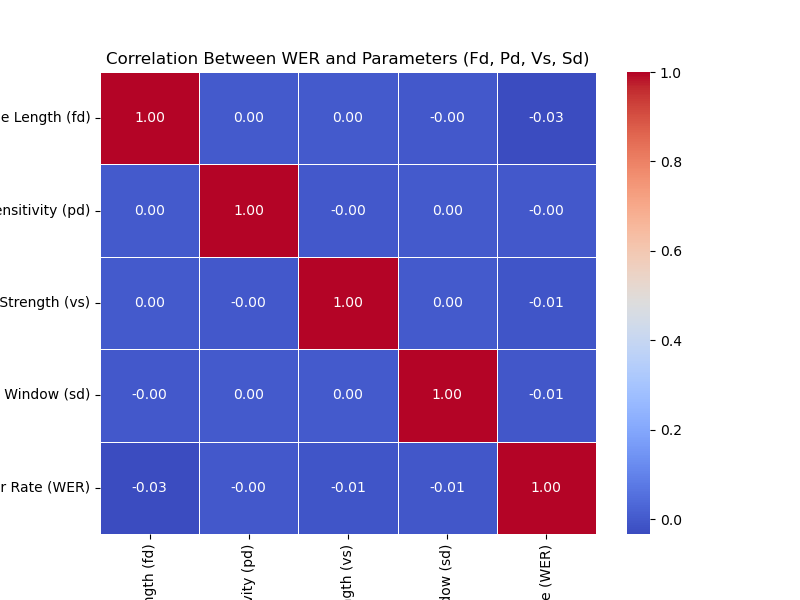

Generate this figure with Python:
import pandas as pd
import glob
import os
import matplotlib.pyplot as plt
import seaborn as sns

# 📌 1️⃣ 특정 파일 제외하고 CSV 데이터 로드
excluded_files = ["accuracy_report_boyhood.csv", "accuracy_report_동화지만 청불입니다.csv"]
file_paths = [file for file in glob.glob("result/*/auto_combination/accuracy_report_*.csv") if not any(ex in file for ex in excluded_files)]

if not file_paths:
    print("❌ CSV 파일을 찾을 수 없습니다. 경로를 확인해 주세요.")
    exit()
else:
    print(f"🔍 총 {len(file_paths)}개의 CSV 파일을 찾았습니다. (Boyhood, 동화지만 청불입니다 제외)")

df_list = [pd.read_csv(file) for file in file_paths]
df = pd.concat(df_list, ignore_index=True)

print(f"✅ 총 {len(df)}개의 행이 로드되었습니다.")

# 📌 2️⃣ WER과 각 변수의 상관관계 분석
correlation_matrix = df[['fd', 'pd', 'vs', 'sd', 'WER']].corr()

# 변수명 영어로 변경
correlation_matrix = correlation_matrix.rename(index={'fd': 'Frame Length (fd)', 'pd': 'Signal Sensitivity (pd)',
                                                      'vs': 'Voice Separation Strength (vs)', 'sd': 'Sliding Window (sd)',
                                                      'WER': 'Word Error Rate (WER)'},
                                               columns={'fd': 'Frame Length (fd)', 'pd': 'Signal Sensitivity (pd)',
                                                        'vs': 'Voice Separation Strength (vs)', 'sd': 'Sliding Window (sd)',
                                                        'WER': 'Word Error Rate (WER)'})

# 📌 3️⃣ 상관관계 히트맵 시각화
plt.figure(figsize=(8, 6))
sns.heatmap(correlation_matrix, annot=True, cmap="coolwarm", fmt=".2f", linewidths=0.5)

plt.title("Correlation Between WER and Parameters (Fd, Pd, Vs, Sd)")
plt.show()


'''
📊 WER과 각 변수(fd, pd, vs, sd) 간의 상관관계 분석 결과
fd (프레임 길이)와 WER: 약한 양의 상관관계 → fd 값이 커질수록 WER이 다소 증가하는 경향
pd (신호 감도)와 WER: 상관관계 거의 없음 → pd 값이 WER에 큰 영향을 미치지 않음
vs (음성 구분 강도)와 WER: 음의 상관관계 → vs 값이 높을수록 WER이 감소하는 경향
sd (슬라이딩 윈도우)와 WER: 약한 음의 상관관계 → sd 값이 커질수록 WER이 감소하는 경향
📌 해석

WER을 줄이려면 vs(음성 구분 강도)와 sd(슬라이딩 윈도우)를 조절하는 것이 중요
fd(프레임 길이)는 너무 크면 WER이 높아질 수 있음
pd(신호 감도)는 WER과 직접적인 관련이 크지 않음 → 다른 변수와 조합해서 분석 필요
'''
